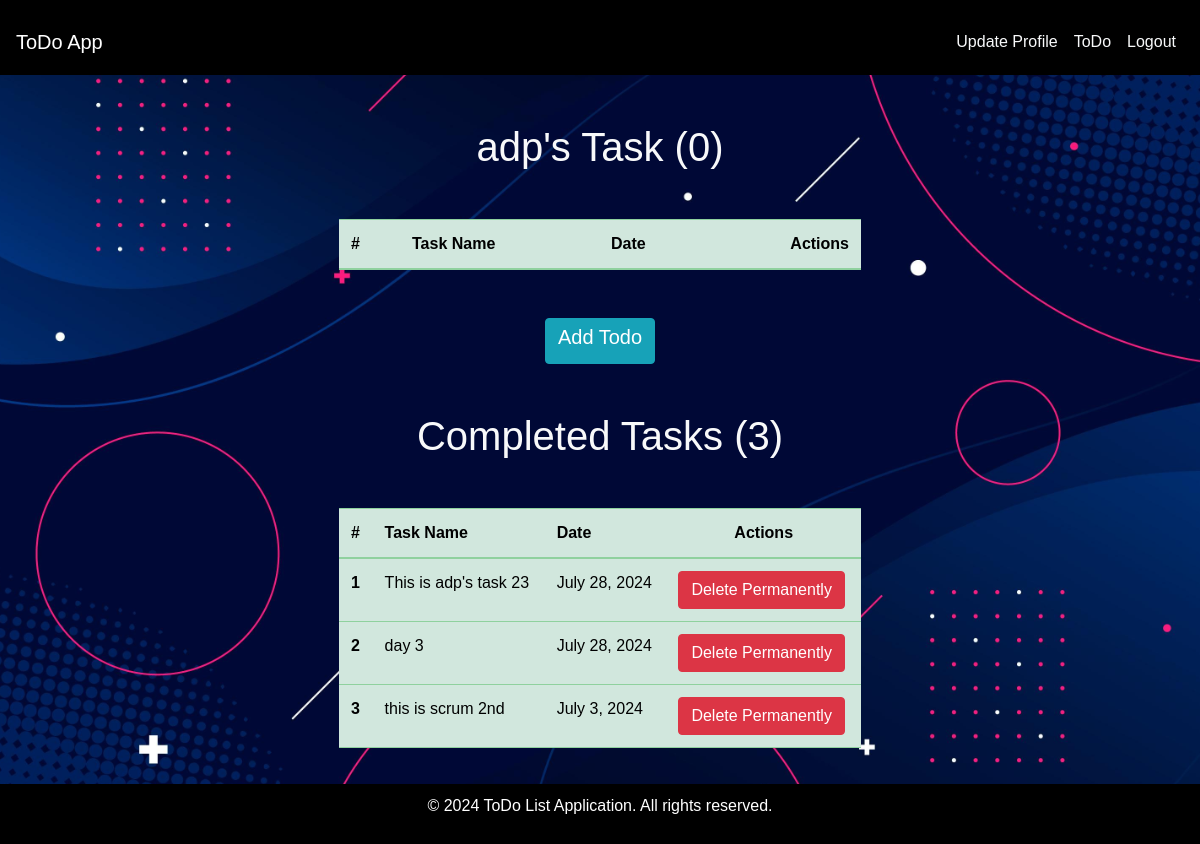
The page /todo/ (signed in) on the database as committed earlier.
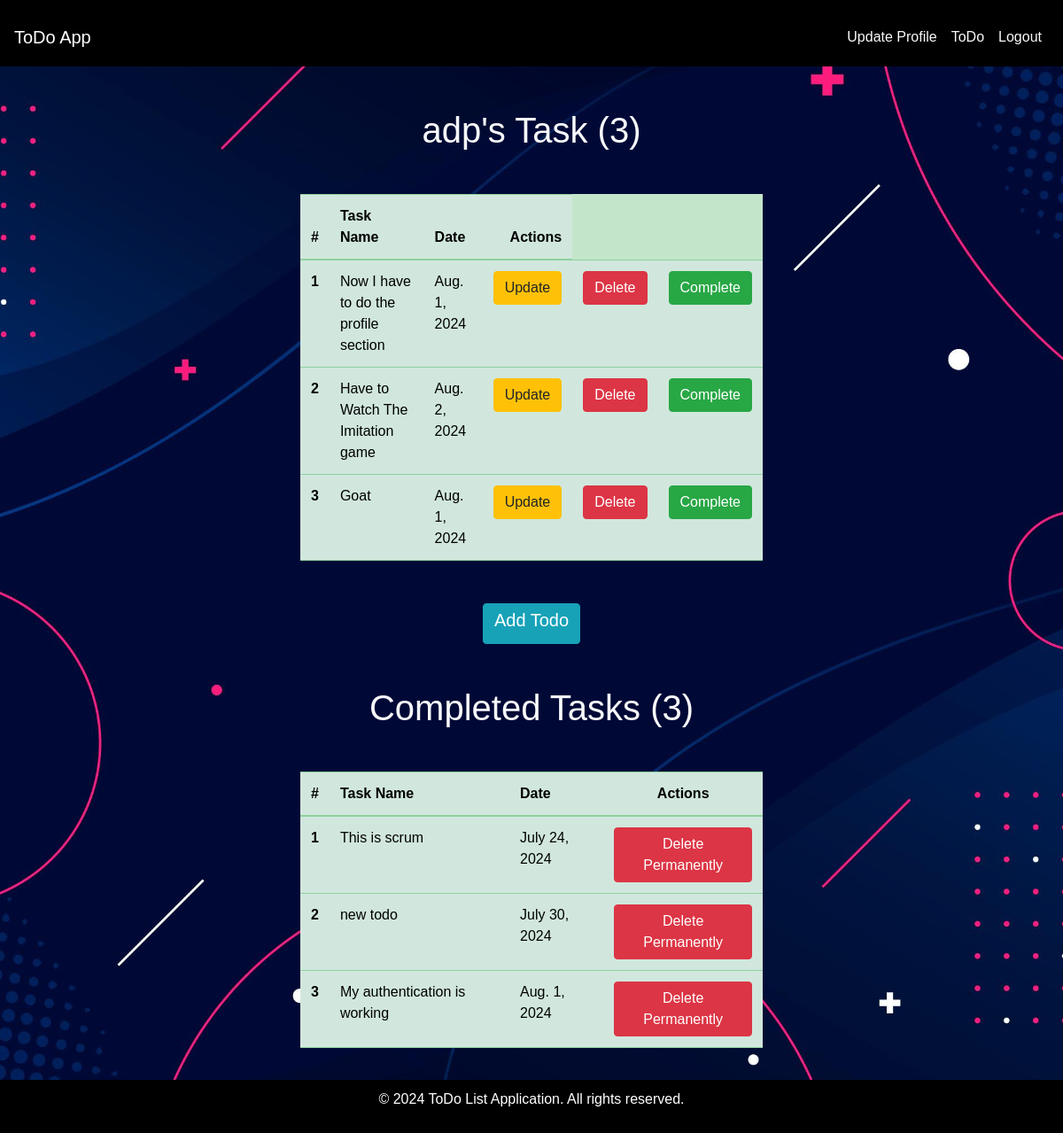
The same page on the database as committed later.
### main/models.py (models this page shows, shortened)
class Todo(models.Model):
    user = models.ForeignKey(User, on_delete = models.CASCADE)
    task = models.TextField()
    date = models.DateField()
    is_completed = models.BooleanField(default=False)

### main/views.py (the view)
# urls.py: path("todo/", views.todo, name="todo"),
def todo(request):
    user = request.user
    todos = Todo.objects.all()
    incomplete_todos = todos.filter(is_completed = False, user = user)
    completed_todos = todos.filter(is_completed = True, user = user)
    context = {
        "todos": incomplete_todos,
        "completed_todos": completed_todos,
        "user": user
    }
    return render(request, "todo.html", context)

### templates/todo.html (shortened to what this page needs)
{% extends "base.html" %}
{% load static %}
{% block body %}
<div class="row d-flex justify-content-center m-5">
    <div class="col-6">
        <h1 class="text-light text-center mb-5">{{ user.username }}'s Task ({{ todos.count }})</h1>
        <table class="table table-success table-hover">
            <thead>
              <tr>
                <th scope="col">#</th>
                <th scope="col">Task Name</th>
                <th scope="col">Date</th>
                <th scope="col" class="text-end">Actions</th>
              </tr>
            </thead>
            <tbody>
                {% for todo in todos %}
                <tr>
                    <th scope="row">{{ forloop.counter }}</th>
                    <td> {{ todo.task }} </td>
                    <td> {{ todo.date }} </td>
                    <td><a href="{% url 'update_task' todo.id %}" class="btn btn-warning btn">Update</a></td>
                    <td><a href="{% url 'remove_task' todo.id %}" class="btn btn-danger btn">Delete</a></td>
                    <td><a href="{% url 'complete_task' todo.id %}" class="btn btn-success btn">Complete</a></td>
                </tr>
                {% endfor %}
            </tbody>
        </table>
        <div class="d-flex justify-content-center mt-5 mb-5">
            <a href="{% url 'add_todo' %}" class="btn btn-info"><h5>Add Todo</h5></a>
        </div>
        <h1 class="text-light text-center mb-5">Completed Tasks ({{ completed_todos.count }})</h1>
        <table class="table table-success table-hover mb-5">
            <thead>
              <tr>
                <th scope="col">#</th>
                <th scope="col">Task Name</th>
                <th scope="col">Date</th>
                <th scope="col" class="text-center">Actions</th>
              </tr>
            </thead>
            <tbody>
                {% for todo in completed_todos %}
                <tr>
                    <th scope="row">{{ forloop.counter }}</th>
                    <td> {{ todo.task }} </td>
                    <td> {{ todo.date }} </td>
                    <td><a href="{% url 'remove_task' todo.id %}" class="btn btn-danger btn">Delete Permanently</a></td>
                </tr>
                {% endfor %}
            </tbody>
        </table>
    </div>
</div>
{% endblock %}

### templates/base.html (shortened to what this page needs)
{% load static %}
<!DOCTYPE html>
<html lang="en">
<head>
    <link href="https://cdn.jsdelivr.net/npm/bootstrap@5.3.3/dist/css/bootstrap.min.css" rel="stylesheet">
    <link href="https://maxcdn.bootstrapcdn.com/bootstrap/4.5.2/css/bootstrap.min.css" rel="stylesheet">
    <link rel="stylesheet" href="{% static 'css/base.css' %}">
</head>
<body>
    <nav class="navbar navbar-expand-lg navbar-dark pt-4" style="background-color:black">
        <a class="navbar-brand" href="{% url 'home' %}"><h5>ToDo App</h5></a>
        <div class="collapse navbar-collapse" id="navbarNav">
            <ul class="navbar-nav ml-auto">
                <li class="nav-item">
                    <a class="nav-link text-light h6" href="{% url 'update_profile' %}">Update Profile</a>
                </li>
                <li class="nav-item">
                    <a class="nav-link text-light h6" href="{% url 'todo' %}">ToDo</a>
                </li>
                <li class="nav-item">
                    <a class="nav-link text-light h6" href="{% url 'logout' %}">Logout</a>
                </li>
            </ul>
        </div>
    </nav>
    {% block body %}
    {% endblock %}
        <footer style="background-color:black">
            <p>&copy; 2024 ToDo List Application. All rights reserved.</p>
        </footer>
</body>
</html>

### demo_static/css/base.css (style rules this page uses)
body { background: url("/static/images/bg.jpg"); background-size: cover; background-position: center; font-family: "Poppins", sans-serif; display: flex; flex-direction: column; min-height: 100vh; }
footer { background-color: #343a40; color: white; padding: 10px 0; text-align: center; margin-top: 30%; position: fixed; width: 100%; bottom: 0; }

Rows that differ between the two databases and show on the page:
removed Todo: task "This is adp's task 23", date "July 28, 2024", shown under "Completed Tasks (3)"
removed Todo: task "day 3", date "July 28, 2024", shown under "Completed Tasks (3)"
removed Todo: task "this is scrum 2nd", date "July 3, 2024", shown under "Completed Tasks (3)"
added Todo: task "Now I have to do the profile section", date "Aug. 1, 2024", shown under "adp's Task (3)"
added Todo: task "Have to Watch The Imitation game", date "Aug. 2, 2024", shown under "adp's Task (3)"
added Todo: task "Goat", date "Aug. 1, 2024", shown under "adp's Task (3)"
added Todo: task "This is scrum", date "July 24, 2024", shown under "Completed Tasks (3)"
added Todo: task "new todo", date "July 30, 2024", shown under "Completed Tasks (3)"
added Todo: task "My authentication is working", date "Aug. 1, 2024", shown under "Completed Tasks (3)"
Other text that changed with them:
{{ todos.count }}: "0" → "3"
